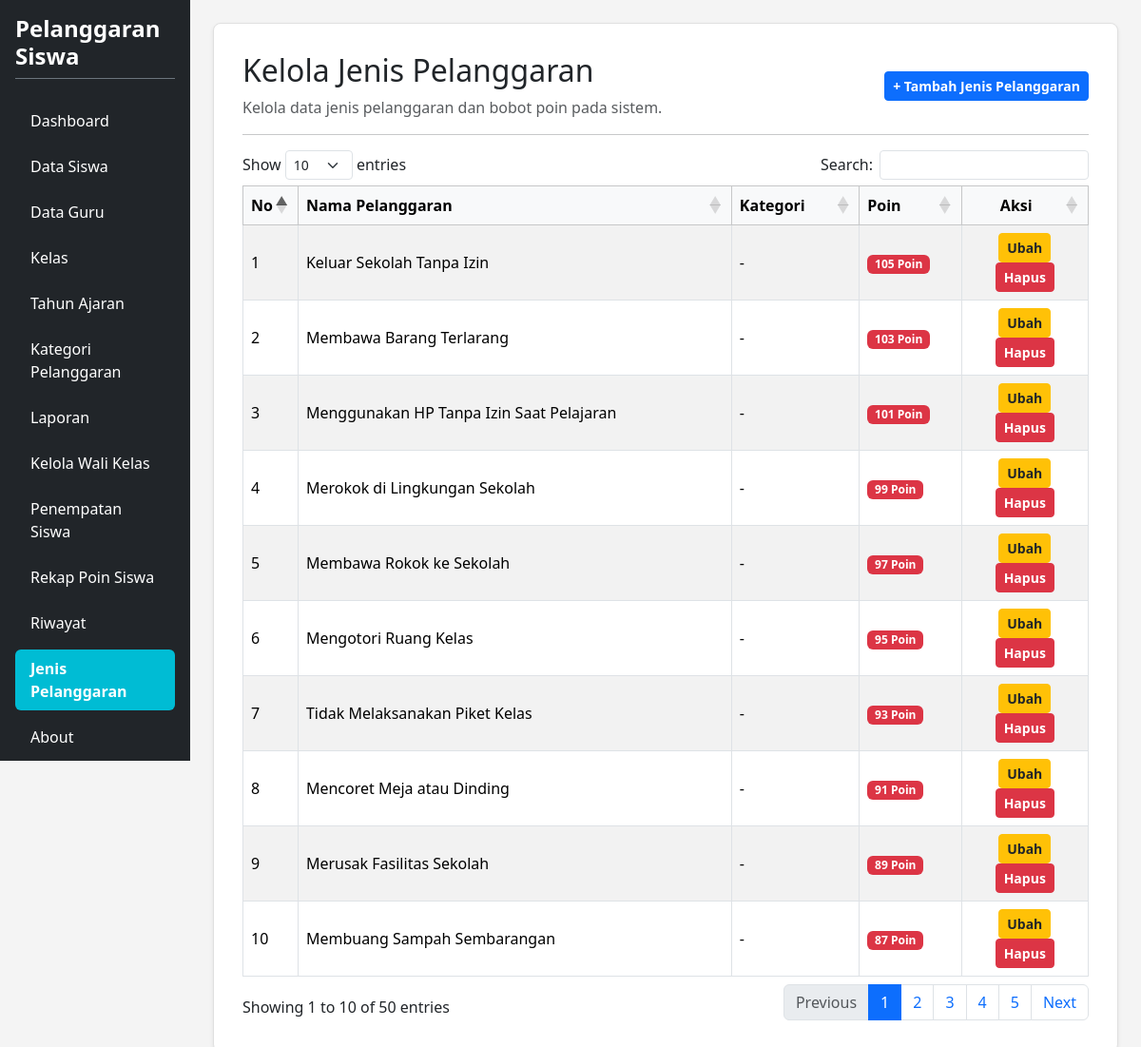
Page /jenis_pelanggaran.php (signed in) on the committed database.
### tables this page shows
CREATE TABLE `t_pelanggaran` (
  `id` int(11) NOT NULL,
  `pelanggaran_kategori_id` int(11) NOT NULL,
  `kode` varchar(30) NOT NULL,
  `nama` varchar(150) NOT NULL,
  `poin` int(11) NOT NULL,
  `deskripsi` text NOT NULL,
  `status_aktif` tinyint(1) NOT NULL,
  `created_at` timestamp NOT NULL DEFAULT current_timestamp(),
  `updated_at` timestamp NOT NULL DEFAULT current_timestamp()
);

### jenis_pelanggaran.php (the view, shortened to what this page needs)
<?php
require_once 'config.php';
$title = 'Kelola Jenis Pelanggaran';
$db_pdo = $pdo ?? ($conn instanceof PDO ? $conn : null);
$rows = [];
if ($db_pdo) {
    try {
        $stmt = $db_pdo->query("SELECT * FROM t_pelanggaran ORDER BY id DESC");
        $rows = $stmt->fetchAll(PDO::FETCH_ASSOC);
    } catch (Exception $e) {
    }
}
?>
<!DOCTYPE html>
<html lang="id">
<head>
    <link href="https://cdn.jsdelivr.net/npm/bootstrap@5.3.8/dist/css/bootstrap.min.css" rel="stylesheet">
    <link href="https://cdn.datatables.net/1.13.8/css/dataTables.bootstrap5.min.css" rel="stylesheet">
</head>
<body>
<div class="container-fluid d-flex p-0" style="min-height: 100vh;">
    <div class="row flex-grow-1 g-0 w-100">
        <?php include "layout/sidebar.php"; ?>
        <main class="col-md-9 col-lg-10 p-4">
            <div class="content-card shadow-sm">
                <div class="d-flex justify-content-between align-items-center mb-3">
                    <div>
                        <h2><?= htmlspecialchars($title) ?></h2>
                        <p class="text-muted mb-0">Kelola data jenis pelanggaran dan bobot poin pada sistem.</p>
                    </div>
                    <a href="tambah_jenis_pelanggaran.php" class="btn btn-primary btn-sm fw-semibold">+ Tambah Jenis Pelanggaran</a>
                </div>
                <hr>
                <div class="table-responsive">
                    <table id="tableJenisPelanggaran" class="table table-bordered table-striped align-middle w-100">
                        <thead class="table-light">
                            <tr>
                                <th width="5%">No</th>
                                <th>Nama Pelanggaran</th>
                                <th>Kategori</th>
                                <th>Poin</th>
                                <th width="15%" class="text-center">Aksi</th>
                            </tr>
                        </thead>
                        <tbody>
                            <?php
                            $no = 1;
                            if ($db_pdo) {
                                if (count($rows) > 0) {
                                    foreach ($rows as $row) {
                                        $id_data = $row['id'] ?? $row['id_pelanggaran'] ?? $row['id_jenis_pelanggaran'] ?? 0;
                                        ?>
                                        <tr>
                                            <td><?= $no++ ?></td>
                                            <td><?= htmlspecialchars($row['nama_pelanggaran'] ?? $row['nama'] ?? '-') ?></td>
                                            <td><?= htmlspecialchars($row['kategori'] ?? '-') ?></td>
                                            <td><span class="badge bg-danger"><?= (int)($row['poin'] ?? 0) ?> Poin</span></td>
                                            <td class="text-center">
                                                <a href="edit_jenis_pelanggaran.php?id=<?= $id_data ?>" class="btn btn-warning btn-sm text-dark px-2 fw-semibold">Ubah</a>
                                                <a href="hapus_jenis_pelanggaran.php?id=<?= $id_data ?>" class="btn btn-danger btn-sm text-white px-2 fw-semibold" onclick="return confirm('Yakin ingin menghapus data ini?')">Hapus</a>
                                            </td>
                                        </tr>
                                        <?php
                                    }
                                }
                            }
                            ?>
                        </tbody>
                    </table>
                </div>
            </div>
        </main>
    </div>
</div>
</body>
</html>

### layout/sidebar.php (shortened to what this page needs)
<?php
$current_page = basename($_SERVER['PHP_SELF']);
$role = strtolower(trim($_SESSION['role'] ?? 'guru'));
?>
<div class="col-md-3 col-lg-2 bg-dark p-3 d-flex flex-column justify-content-between" style="min-height: 100vh; position: sticky; top: 0; height: 100vh; overflow-y: auto;">
    <div>
        <h4 class="text-white mb-4 fw-bold pb-2 border-bottom border-secondary">
            Pelanggaran Siswa
        </h4>
        <ul class="nav nav-pills flex-column">
            <li class="nav-item mb-2">
                <a href="dashboard.php" class="nav-link <?= ($current_page == 'dashboard.php') ? 'active' : 'text-white' ?>">
                    Dashboard
                </a>
            </li>
            <?php if ($role === 'admin'): ?>
                <li class="nav-item mb-2">
                    <a href="kelola_siswa.php" class="nav-link <?= (in_array($current_page, ['kelola_siswa.php', 'tambah_siswa.php', 'edit_siswa.php'])) ? 'active' : 'text-white' ?>">
                        Data Siswa
                    </a>
                </li>
                <li class="nav-item mb-2">
                    <a href="kelola_guru.php" class="nav-link <?= (in_array($current_page, ['kelola_guru.php', 'tambah_guru.php', 'edit_guru.php'])) ? 'active' : 'text-white' ?>">
                        Data Guru
                    </a>
                </li>
                <li class="nav-item mb-2">
                    <a href="kelola_kelas.php" class="nav-link <?= (in_array($current_page, ['kelola_kelas.php', 'tambah_kelas.php', 'edit_kelas.php'])) ? 'active' : 'text-white' ?>">
                        Kelas
                    </a>
                </li>
                <li class="nav-item mb-2">
                    <a href="kelola_tahun_ajaran.php" class="nav-link <?= (in_array($current_page, ['kelola_tahun_ajaran.php', 'tambah_tahun_ajaran.php', 'edit_tahun_ajaran.php'])) ? 'active' : 'text-white' ?>">
                        Tahun Ajaran
                    </a>
                </li>
                <li class="nav-item mb-2">
                    <a href="kategori_pelanggaran.php" class="nav-link <?= (in_array($current_page, ['kategori_pelanggaran.php', 'tambah_kategori_pelanggaran.php', 'edit_kategori_pelanggaran.php'])) ? 'active' : 'text-white' ?>">
                        Kategori Pelanggaran
                    </a>
                </li>
                <li class="nav-item mb-2">
                    <a href="laporan.php" class="nav-link <?= (in_array($current_page, ['laporan.php', 'cetak_export.php'])) ? 'active' : 'text-white' ?>">
                        Laporan
                    </a>
                </li>
                <li class="nav-item mb-2">
                    <a href="kelola_wali_kelas.php" class="nav-link <?= (in_array($current_page, ['kelola_wali_kelas.php', 'tambah_wali_kelas.php', 'edit_wali_kelas.php'])) ? 'active' : 'text-white' ?>">
                        Kelola Wali Kelas
                    </a>
                </li>
                <li class="nav-item mb-2">
                    <a href="penempatan_siswa.php" class="nav-link <?= (in_array($current_page, ['penempatan_siswa.php', 'tambah_penempatan_siswa.php', 'edit_penempatan_siswa.php'])) ? 'active' : 'text-white' ?>">
                        Penempatan Siswa
                    </a>
                </li>
                <li class="nav-item mb-2">
                    <a href="rekap_poin.php" class="nav-link <?= ($current_page == 'rekap_poin.php') ? 'active' : 'text-white' ?>">
                        Rekap Poin Siswa
                    </a>
                </li>
                <li class="nav-item mb-2">
                    <a href="riwayat.php" class="nav-link <?= ($current_page == 'riwayat.php') ? 'active' : 'text-white' ?>">
                        Riwayat
                    </a>
                </li>
                <li class="nav-item mb-2">
                    <a href="jenis_pelanggaran.php" class="nav-link <?= (in_array($current_page, ['jenis_pelanggaran.php', 'tambah_jenis_pelanggaran.php', 'edit_jenis_pelanggaran.php'])) ? 'active' : 'text-white' ?>">
                        Jenis Pelanggaran
                    </a>
                </li>
                <li class="nav-item mb-2">
                    <a href="about.php" class="nav-link <?= ($current_page == 'about.php') ? 'active' : 'text-white' ?>">
                        About
                    </a>
                </li>
            <?php endif; ?>
        </ul>
    </div>
</div>

### jenis_pelanggaran.php (style rules this page uses)
body { background-color: #f4f4f4; overflow-x: hidden; margin: 0; }
.content-card { background-color: #ffffff; border: 1px solid #e0e0e0; border-radius: 8px; padding: 30px; box-shadow: 0 2px 5px rgba(0,0,0,0.05); }
.nav-pills .nav-link.active { background-color: #00bcd4 !important; color: #ffffff !important; font-weight: bold; }

### rows in the picture
t_pelanggaran: nama "Keluar Sekolah Tanpa Izin", kategori "-", poin "105"
t_pelanggaran: nama "Membawa Barang Terlarang", kategori "-", poin "103"
t_pelanggaran: nama "Menggunakan HP Tanpa Izin Saat Pelajaran", kategori "-", poin "101"
t_pelanggaran: nama "Merokok di Lingkungan Sekolah", kategori "-", poin "99"
t_pelanggaran: nama "Membawa Rokok ke Sekolah", kategori "-", poin "97"
t_pelanggaran: nama "Mengotori Ruang Kelas", kategori "-", poin "95"
t_pelanggaran: nama "Tidak Melaksanakan Piket Kelas", kategori "-", poin "93"
t_pelanggaran: nama "Mencoret Meja atau Dinding", kategori "-", poin "91"
t_pelanggaran: nama "Merusak Fasilitas Sekolah", kategori "-", poin "89"
t_pelanggaran: nama "Membuang Sampah Sembarangan", kategori "-", poin "87"

### other values in the picture
$title "Kelola Jenis Pelanggaran"
